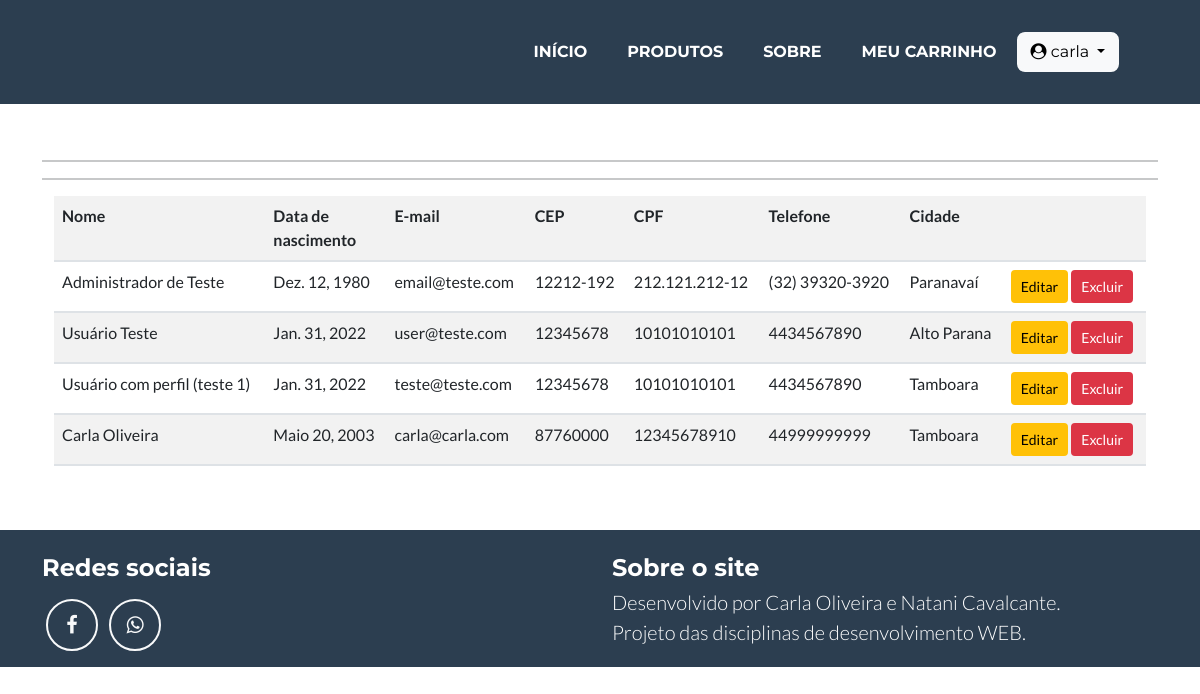
The page /listar/pessoa/ (signed in) on the database its author committed.
### cadastros/models.py (models this page shows, shortened)
class Pessoa(models.Model):
    nome = models.CharField(max_length=50, verbose_name="Nome Completo", help_text="Insira seu nome completo", null=True)
    nascimento = models.DateField(verbose_name='Data de nascimento', null=True)
    email = models.EmailField(max_length=100, verbose_name="e-mail", null=True)
    cep = models.CharField(max_length=10, verbose_name="CEP", null=True)
    cpf= models.CharField(max_length=14, verbose_name="CPF", null=True)
    telefone= models.CharField(max_length=15, null=True)
    cidade = models.ForeignKey(Cidade, on_delete=models.PROTECT, null=True)
    usuario = models.OneToOneField(User, on_delete=models.PROTECT)

class Cidade(models.Model):
    nome = models.CharField(max_length=50, verbose_name='Cidade')
    estado = models.ForeignKey(Estado, on_delete=models.PROTECT)

### cadastros/views.py (the view)
# urls.py: path('listar/pessoa/', PessoaList.as_view(), name="listar-pessoa"),
class PessoaList(GroupRequiredMixin, LoginRequiredMixin, ListView):
    login_url = reverse_lazy('login')
    group_required = u"Administrador"
    model = Pessoa
    template_name = 'cadastros/listas/pessoa.html'

### cadastros/templates/cadastros/listas/pessoa.html (shortened to what this page needs)
{% extends 'paginas/modelo.html' %}
{% load static %}
{% load crispy_forms_tags %}
{% block conteudo %}
<hr>
<hr>
<div class="container">
    <div class="table-responsive">
        <table class="table table-striped">
            <tr>
                <th>Nome</th>
                <th>Data de <br> nascimento</th>
                <th>E-mail</th>
                <th>CEP</th>
                <th>CPF</th>
                <th>Telefone</th>
                <th>Cidade</th>
                <th></th>
            </tr>
            {% for pessoa in object_list %}
            <tr>
                <td>{{pessoa.nome}}</td>
                <td>{{pessoa.nascimento}}</td>
                <td>{{pessoa.email}}</td>
                <td>{{pessoa.cep}}</td>
                <td>{{pessoa.cpf}}</td>
                <td>{{pessoa.telefone}}</td>
                <td>{{pessoa.cidade.nome}}</td>
                <td>
                    <a href="{% url 'editar-pessoa' pessoa.pk %}" class="btn btn-warning btn-sm" title="Editar">Editar</a>
                    <a href="{% url 'deletar-pessoa' pessoa.pk %}" class="btn btn-danger btn-sm" title="Excluir">Excluir</a>
                </td>
            </tr>
            {% empty %}
            <tr>
                <td colspan="8">Nenhuma pessoa cadastrada!</td>
            </tr>
            {% endfor %}
        </table>
    </div>
</div>
{% endblock %}

### paginas/templates/paginas/modelo.html (shortened to what this page needs)
{% load static %} {% load crispy_forms_tags %}
<!DOCTYPE html>
<html lang="pt-br" class="h-100">
<head>
    <link href="{% static 'css/styles.css' %}" rel="stylesheet" />
    <link rel="stylesheet" href="https://cdnjs.cloudflare.com/ajax/libs/font-awesome/4.7.0/css/font-awesome.min.css">
</head>
<body id="page-top">
    <nav class="navbar navbar-expand-md bg-secondary text-uppercase fixed-top" id="mainNav">
        <div class="container-fluid">
            <div class="collapse navbar-collapse" id="navbarResponsive">
                <ul class="navbar-nav ms-auto">
                    <li class="nav-item mx-1 mx-lg-1"><a class="nav-link py-3 px-0 px-lg-3 rounded" href="{% url 'index' %}">Início</a></li>
                    <li class="nav-item mx-1 mx-lg-1"><a class="nav-link py-3 px-0 px-lg-3 rounded" href="{% url 'listar-produto' %}">Produtos</a></li>
                    <li class="nav-item mx-1 mx-lg-1"><a class="nav-link py-3 px-0 px-lg-3 rounded" href="{% url 'sobre' %}">Sobre</a></li>
                    {% if request.user.is_authenticated and request.user.groups.all.0.name == "cliente" %}
                    <li class="nav-item mx-1 mx-lg-1"><a class="nav-link py-3 px-0 px-lg-3 rounded" href="{% url 'listar-carrinho' %}">Meu carrinho</a></li>
                    {% endif %}  {% if request.user.is_authenticated %}
                    <div class="dropdown me-5">
                        <button class="btn btn-light dropdown-toggle my-2" type="button" id="dropdownMenuButton" data-bs-toggle="dropdown" aria-expanded="false">
                            <i class="fa fa-user-circle" aria-hidden="true"></i>
                            {{ request.user }}
                        </button>
                    </div>
                    <span class="me-3">&nbsp;</span> {% else %}
                    <a href="{% url 'login' %}" class="btn btn-light mb-3 my-2 me-2">Login</a>
                    <a href="{% url 'registrar' %}" class="btn btn-success mb-3 my-2 mr-2">Registrar</a> {% endif %}
                </ul>
            </div>
        </div>
    </nav>
    <main class="flex-shrink-0">
        <div class="container">
            <br>
            <br>
            <br>
            <br>
            <br>
            <br>
            {% block conteudo %}{% endblock %}
            <br>
            <br>
        </div>
    </main>
    <footer class="footer mt-auto py-3">
        <div class="container">
            <div class="row">
                <div class="col-lg-6 mb-5 mb-lg-0">
                    <h4 class="pt-2 mb-3">Redes sociais</h4>
                    <a class="btn btn-outline-light btn-social mx-1" href="#!"><i class="fa fa-facebook" aria-hidden="true"></i></a>
                    <a class="btn btn-outline-light btn-social mx-1" href="https://api.whatsapp.com/send?phone=5544991650993" target="_blank"><i class="fa fa-whatsapp" aria-hidden="true"></i></a>
                </div>
                <div class="col-lg-6">
                    <h4 class="pt-2 mb-1">Sobre o site</h4>
                    <p class="lead mb-0">
                        Desenvolvido por Carla Oliveira e Natani Cavalcante. <br/> Projeto das disciplinas de desenvolvimento WEB.
                    </p>
                </div>
            </div>
        </div>
    </footer>
</body>
</html>

### rows shown on the page
Pessoa: nome "Administrador de Teste", nascimento "Dez. 12, 1980", email "email@teste.com", cep "12212-192", cpf "212.121.212-12", telefone "(32) 39320-3920", cidade.nome "Paranavaí"
Pessoa: nome "Usuário Teste", nascimento "Jan. 31, 2022", email "user@teste.com", cep "12345678", cpf "10101010101", telefone "4434567890", cidade.nome "Alto Parana"
Pessoa: nome "Usuário com perfil (teste 1)", nascimento "Jan. 31, 2022", email "teste@teste.com", cep "12345678", cpf "10101010101", telefone "4434567890", cidade.nome "Tamboara"
Pessoa: nome "Carla Oliveira", nascimento "Maio 20, 2003", email "carla@carla.com", cep "87760000", cpf "12345678910", telefone "44999999999", cidade.nome "Tamboara"

### other values the page prints
{{ request.user }} "carla"
